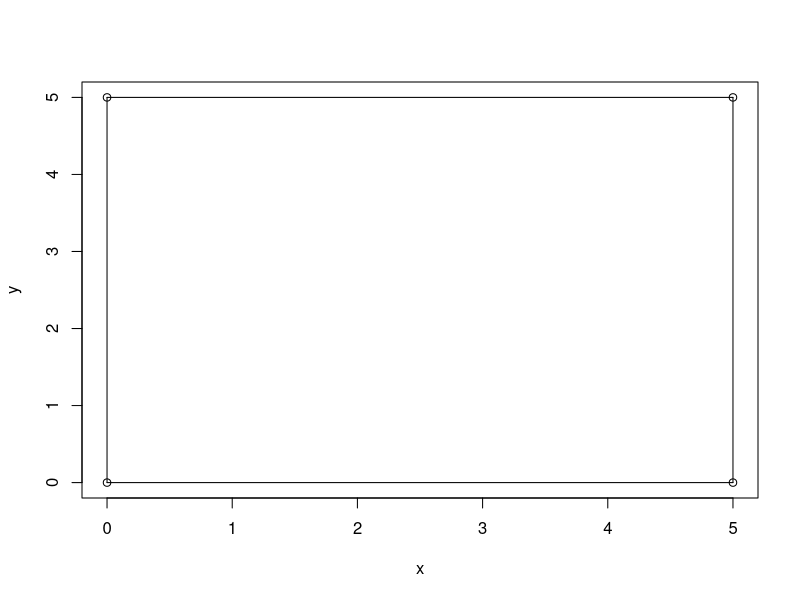

Write R code to recreate this figure.

# Długość linii

length.line <- function(x1, y1, x2, y2){
  if(is.numeric(x1) == FALSE){
    stop("First argument is non-numeric")
  } else if(is.numeric(y1) == FALSE){
    stop("Second argument is non-numeric")
  } else if(is.numeric(x2) == FALSE){
    stop("Third argument is non-numeric")
  } else if(is.numeric(y2) == FALSE){
    stop("Fourth argument is non-numeric")
  } else {
    sqrt(((x2 - x1)^2) + ((y2 - y1)^2))
  }
}

# Kąty

angle.cos <- function(x1, y1, x2, y2, x3, y3){
  
  if(is.numeric(x1) == FALSE){
    stop("First argument is non-numeric")
  } else if(is.numeric(y1) == FALSE){
    stop("Second argument is non-numeric")
  } else if(is.numeric(x2) == FALSE){
    stop("Third argument is non-numeric")
  } else if(is.numeric(y2) == FALSE){
    stop("Fourth argument is non-numeric")
  } else if(is.numeric(x3) == FALSE){
    stop("Fifth argument is non-numeric")
  } else if(is.numeric(y3) == FALSE){
    stop("Sixth argument is non-numeric")
  } else {
    ux1x2 <- c((x2 - x1), (y2 - y1))
    ux2x3 <- c((x3 - x2), (y3 - y2))
    ux1x3 <- c((x3 - x1), (y3 - y1))
    
    ((ux1x2[1] * ux1x3[1]) + (ux1x2[2] * ux1x3[2])) / (sqrt((ux1x2[1])^2 + (ux1x2[2]^2)) * sqrt((ux1x3[1])^2 + (ux1x3[2]^2)))
  }
}

# Kwadrat

# Czy figura może być kwadratem? Warunek na podstawie odległości od wierzchołków.

hwdp_can.sqr <- function(x1, y1, x2, y2, x3, y3, x4, y4){
  a <- length.line(x1, y1, x2, y2)
  b <- length.line(x2, y2, x3, y3)
  c <- length.line(x3, y3, x4, y4)
  d <- length.line(x4, y4, x1, y1)
  
  if(angle.cos(x1, y1, x2, y2, x4, y4) == 0){
    TRUE
  } else {
    FALSE
  }
  if(angle.cos(x2, y2, x3, y3, x1, y1) == 0){
    TRUE
  } else {
    FALSE
  }
  if(angle.cos(x3, y3, x4, y4, x2, y2) == 0){
    TRUE
  } else {
    FALSE
  }
  if(angle.cos(x4, y4, x1, y1, x3, y3) == 0){
    TRUE
  } else {
    FALSE
  }
  if(a == b){
    TRUE
  } else {
    FALSE
  }
  if(a == c){
    TRUE
  } else {
    FALSE
  }
  if(a == d){
    TRUE
  } else {
    FALSE
  }
  if(b == c){
    TRUE
  } else {
    FALSE
  }
  if(b == d){
    TRUE
  } else {
    FALSE
  }
  if(c == d){
    TRUE
  } else {
    FALSE
  }
  
}



# Obwód kwadratu na podstawie iloczynu jednego z jego boków.

hwdp_par.sqr <- function(x1, y1, x2, y2, x3, y3, x4, y4){
  a <- length.line(x1, y1, x2, y2)
  if (hwdp_can.sqr(x1, y1, x2, y2, x3, y3, x4, y4) == FALSE){
    stop("The geometric figure is not a square") 
  } else {
    a * 4
  }
}  

# Pole kwadratu na podstawie kwadratu jednego z jego boku. 

hwdp_area.sqr <- function(x1, y1, x2, y2, x3, y3, x4, y4){
  a <- length.line(x1, y1, x2, y2)
  if (hwdp_can.sqr(x1, y1, x2, y2, x3, y3, x4, y4) == FALSE){
    stop("The geometric figure is not a square") 
  } else {
    a ^ 2
  }
} 

# Długość przekątnej kwadratu obliczana na podstawie długości jednego
# z jego boków. 

hwdp_dia.sqr <- function(x1, y1, x2, y2, x3, y3, x4, y4){
  a <- length.line(x1, y1, x2, y2)
  if (hwdp_can.sqr(x1, y1, x2, y2, x3, y3, x4, y4) == FALSE){
    stop("The geometric figure is not a square") 
  } else {
    a * sqrt(2)
  }
} 

# Rysowanie kwadratu na podstawie współrzędnych jego wierzchołków.

hwdp_plot.sqr <- function(x1, y1, x2, y2, x3, y3, x4, y4){
  x <- c(x1, x2, x3, x4)
  y <- c(y1, y2, y3, y4)
  plot(x, y)
  lines(c(x[1], x[2]), c(y[1], y[2]))
  lines(c(x[2], x[3]), c(y[2], y[3]))
  lines(c(x[3], x[4]), c(y[3], y[4]))
  lines(c(x[4], x[1]), c(y[4], y[1]))
}

hwdp_plot.sqr(0,0,5,0,5,5,0,5) 

# Czworobok

# Obliczanie obwodu czworoboku na podstawie odległości wierzchołków.

hwdp_par.pol <- function(x1, y1, x2, y2, x3, y3, x4, y4){
  a <- length.line(x1, y1, x2, y2)
  b <- length.line(x2, y2, x3, y3)
  c <- length.line(x3, y3, x4, y4)
  d <- length.line(x4, y4, x1, y1)
    a + b + c + d
} 

# Rysowanie czworoboku na podstawie współrzędnych jego wierzchołków.

hwdp_plot.pol <- function(x1, y1, x2, y2, x3, y3, x4, y4){
  x <- c(x1, x2, x3, x4)
  y <- c(y1, y2, y3, y4)
  plot(x, y)
  lines(c(x[1], x[2]), c(y[1], y[2]))
  lines(c(x[2], x[3]), c(y[2], y[3]))
  lines(c(x[3], x[4]), c(y[3], y[4]))
  lines(c(x[4], x[1]), c(y[4], y[1]))
}


# Prostokąt.

# Czy figura jest prostokątem?

hwdp_can.rec <- function(x1, y1, x2, y2, x3, y3, x4, y4){
  a <- length.line(x1, y1, x2, y2)
  b <- length.line(x2, y2, x3, y3)
  c <- length.line(x3, y3, x4, y4)
  d <- length.line(x4, y4, x1, y1)
  if(angle.cos(x1, y1, x2, y2, x4, y4) == 0){
    TRUE
  } else {
    FALSE
  }
  if(angle.cos(x2, y2, x3, y3, x1, y1) == 0){
    TRUE
  } else {
    FALSE
  }
  if(angle.cos(x3, y3, x4, y4, x2, y2) == 0){
    TRUE
  } else {
    FALSE
  }
  if(angle.cos(x4, y4, x1, y1, x3, y3) == 0){
    TRUE
  } else {
    FALSE
  }
  if (a == c){
    TRUE
  } else {
    FALSE
  }
  if (b == d){
    TRUE
  } else {
    FALSE
  }
}

hwdp_can.rec(0,0,4,0,4,5,0,5)

# Obwód prostokąta na podstawie sumy odległości wierzchołków. 

hwdp_par.rec <- function(x1, y1, x2, y2, x3, y3, x4, y4){
  a <- length.line(x1, y1, x2, y2)
  b <- length.line(x2, y2, x3, y3)
  if (hwdp_can.rec(x1, y1, x2, y2, x3, y3, x4, y4) == FALSE){
    stop("The geometric figure is not a rectangle") 
  } else {
    2 * a + 2 * b
  }
} 

# Pole prostokąta na podstawie iloczynu jego boków.

hwdp_area.rec <- function(x1, y1, x2, y2, x3, y3, x4, y4){
  a <- length.line(x1, y1, x2, y2)
  b <- length.line(x2, y2, x3, y3)
  if (hwdp_can.rec(x1, y1, x2, y2, x3, y3, x4, y4) == FALSE){
    stop("The geometric figure is not a rectangle") 
  } else {
    a * b
  }
} 

hwdp_dia.rec <- function(x1, y1, x2, y2, x3, y3, x4, y4){
  a <- length.line(x1, y1, x2, y2)
  b <- length.line(x2, y2, x3, y3)
  if (hwdp_can.rec(x1, y1, x2, y2, x3, y3, x4, y4) == FALSE){
    stop("The geometric figure is not a rectangle") 
  } else {
    sqrt(a ^ 2 * b ^ 2)
  }
} 


hwdp_plot.rec <- function(x1, y1, x2, y2, x3, y3, x4, y4){
  x <- c(x1, x2, x3, x4)
  y <- c(y1, y2, y3, y4)
  plot(x, y)
  lines(c(x[1], x[2]), c(y[1], y[2]))
  lines(c(x[2], x[3]), c(y[2], y[3]))
  lines(c(x[3], x[4]), c(y[3], y[4]))
  lines(c(x[4], x[1]), c(y[4], y[1]))
}
